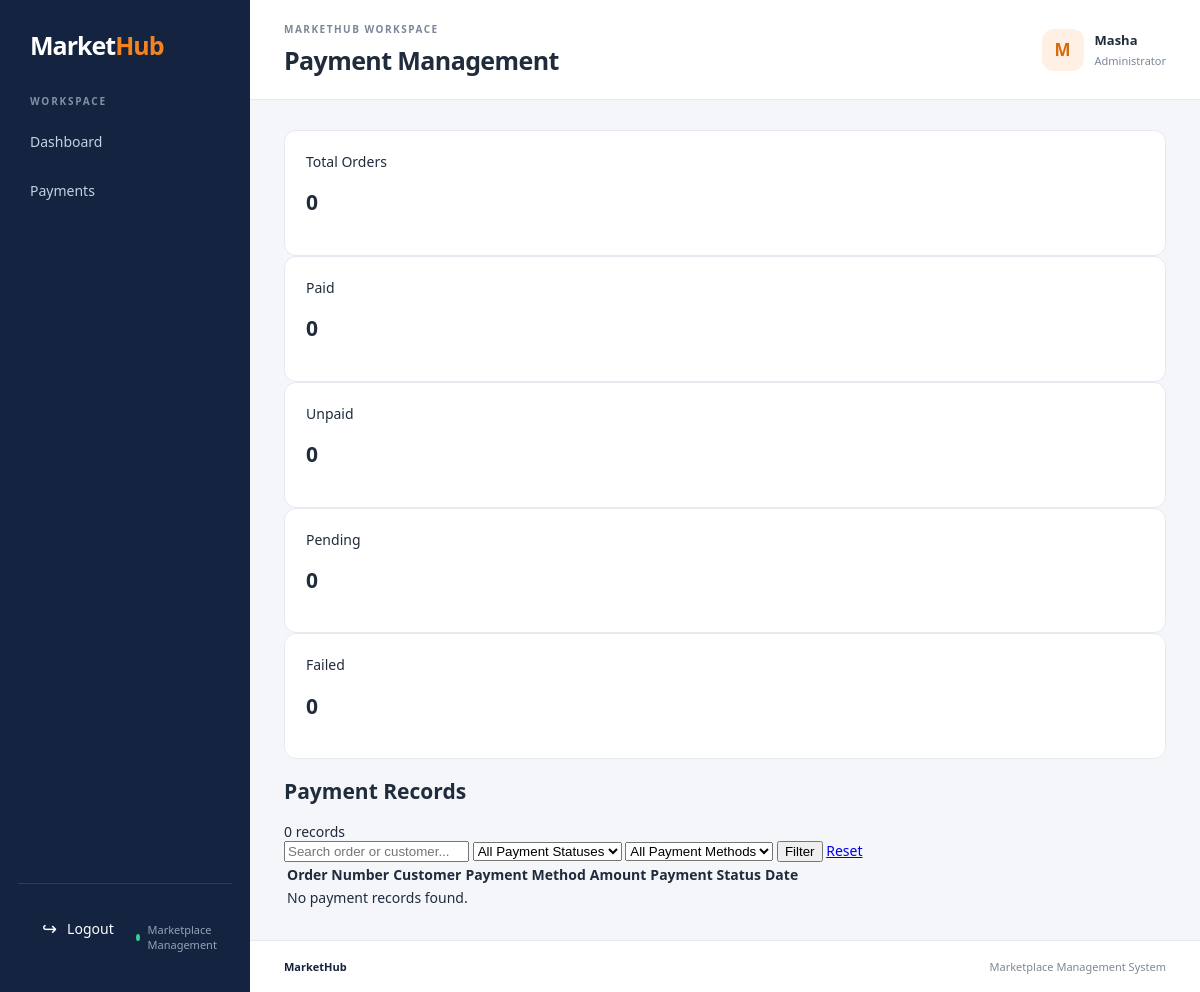
The app's page /dashboard/admin/payments/ (signed in), older data.
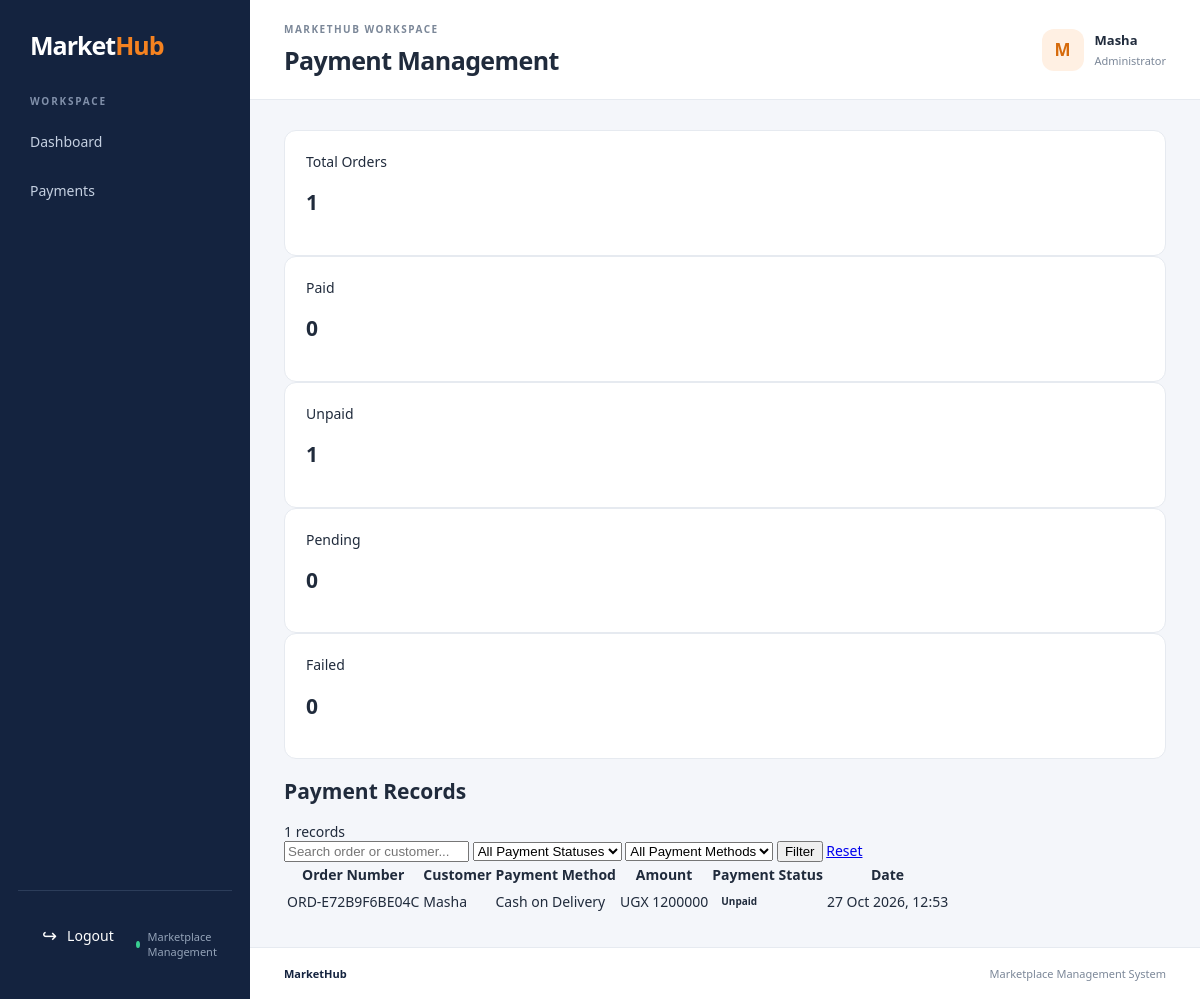
The same page, newer data.
### orders/models.py (models this page shows, shortened)
class Order(models.Model):
    class Status(models.TextChoices):
        PENDING = "PENDING", "Pending"
        CONFIRMED = "CONFIRMED", "Confirmed"
        PROCESSING = "PROCESSING", "Processing"
        SHIPPED = "SHIPPED", "Shipped"
        DELIVERED = "DELIVERED", "Delivered"
        CANCELLED = "CANCELLED", "Cancelled"
    class PaymentStatus(models.TextChoices):
        UNPAID = "UNPAID", "Unpaid"
        PENDING = "PENDING", "Payment Pending"
        PAID = "PAID", "Paid"
        FAILED = "FAILED", "Failed"
        REFUNDED = "REFUNDED", "Refunded"
    class PaymentMethod(models.TextChoices):
        CASH_ON_DELIVERY = "CASH_ON_DELIVERY", "Cash on Delivery"
        MOBILE_MONEY = "MOBILE_MONEY", "Mobile Money"
        CARD = "CARD", "Card"
    order_number = models.CharField(
        max_length=16,
        unique=True,
        default=generate_order_number,
        editable=False,
    )
    customer = models.ForeignKey(
        settings.AUTH_USER_MODEL,
        on_delete=models.PROTECT,
        related_name="orders",
    )
    status = models.CharField(
        max_length=20,
        choices=Status.choices,
        default=Status.PENDING,
    )
    payment_status = models.CharField(
        max_length=20,
        choices=PaymentStatus.choices,
        default=PaymentStatus.UNPAID,
    )
    payment_method = models.CharField(
        max_length=25,
        choices=PaymentMethod.choices,
        default=PaymentMethod.CASH_ON_DELIVERY,
    )
    shipping_full_name = models.CharField(max_length=150)
    shipping_phone = models.CharField(max_length=30)
    shipping_address = models.TextField()
    shipping_city = models.CharField(max_length=100)
    shipping_region = models.CharField(max_length=100, blank=True)
    shipping_postal_code = models.CharField(max_length=20, blank=True)
    shipping_country = models.CharField(max_length=100, default="Uganda")
    subtotal = models.DecimalField(
        max_digits=12,
        decimal_places=2,
        default=Decimal("0.00"),
        validators=[MinValueValidator(Decimal("0.00"))],
    )
    shipping_cost = models.DecimalField(
        max_digits=12,
        decimal_places=2,
        default=Decimal("0.00"),
        validators=[MinValueValidator(Decimal("0.00"))],
    )
    tax_amount = models.DecimalField(
        max_digits=12,
        decimal_places=2,
        default=Decimal("0.00"),
        validators=[MinValueValidator(Decimal("0.00"))],
    )
    total_amount = models.DecimalField(
        max_digits=12,
        decimal_places=2,
        default=Decimal("0.00"),
        validators=[MinValueValidator(Decimal("0.00"))],
    )
    customer_note = models.TextField(blank=True)
    created_at = models.DateTimeField(auto_now_add=True)
    updated_at = models.DateTimeField(auto_now=True)
    class Meta:
        ordering = ["-created_at"]
        indexes = [
            models.Index(fields=["customer", "status"]),
            models.Index(fields=["payment_status"]),
            models.Index(fields=["created_at"]),
        ]

### accounts/models.py (models this page shows, shortened)
class User(AbstractUser):
    class Role(models.TextChoices):
        CUSTOMER = "CUSTOMER", "Customer"
        VENDOR = "VENDOR", "Vendor"
    email = models.EmailField(unique=True)
    role = models.CharField(
        max_length=10,
        choices=Role.choices,
        default=Role.CUSTOMER
    )

### ecommerce/views.py (the view, shortened to what this page needs)
@login_required
@user_passes_test(is_marketplace_admin)
def payment_management(request):
    search_query = request.GET.get("q", "").strip()
    status_filter = request.GET.get("status", "").strip()
    method_filter = request.GET.get("method", "").strip()
    payments = Order.objects.select_related(
        "customer"
    ).order_by("-created_at")
    if status_filter in Order.PaymentStatus.values:
        payments = payments.filter(payment_status=status_filter)
    else:
        status_filter = ""
    if method_filter in Order.PaymentMethod.values:
        payments = payments.filter(payment_method=method_filter)
    else:
        method_filter = ""
    context = {
        "payments": payments,
        "search_query": search_query,
        "status_filter": status_filter,
        "method_filter": method_filter,
        "payment_statuses": Order.PaymentStatus.choices,
        "payment_methods": Order.PaymentMethod.choices,
        "total_payments": Order.objects.count(),
        "paid_count": Order.objects.filter(
            payment_status=Order.PaymentStatus.PAID
        ).count(),
        "unpaid_count": Order.objects.filter(
            payment_status=Order.PaymentStatus.UNPAID
        ).count(),
        "pending_count": Order.objects.filter(
            payment_status=Order.PaymentStatus.PENDING
        ).count(),
        "failed_count": Order.objects.filter(
            payment_status=Order.PaymentStatus.FAILED
        ).count(),
    }
    return render(
        request,
        "dashboards/payment_management.html",
        context
    )

### carts/context_processors.py (called while the page is built)
def cart_item_count(request):
    if not request.user.is_authenticated:
        return {"cart_item_count": 0}
    cart = Cart.objects.filter(
        user=request.user,
        status=Cart.Status.ACTIVE,
    ).first()
    if cart is None:
        return {"cart_item_count": 0}
    return {
        "cart_item_count": sum(
            item.quantity for item in cart.items.all()
        )
    }

### ecommerce/views.py (called while the page is built)
def is_marketplace_admin(user):
    return user.is_staff or user.is_superuser

### products/views.py (called while the page is built)
def navigation_categories(request):
    categories = (
        Category.objects
        .filter(is_active=True, parent__isnull=True)
        .prefetch_related("subcategories")
        .order_by("name")
    )
    return {
        "navigation_categories": categories,
    }

### templates/dashboards/payment_management.html (shortened to what this page needs)
{% extends "dashboards/base.html" %}
{% block page_heading %}Payment Management{% endblock %}
{% block user_role %}Administrator{% endblock %}
{% block sidebar_menu %}
<a href="{% url 'admin_dashboard' %}" class="sidebar-link">Dashboard</a>
<a href="{% url 'payment_management' %}" class="sidebar-link">Payments</a>
{% endblock %}
{% block content %}
<div class="dashboard-stats">
    <div class="stat-card">
        <span>Total Orders</span>
        <h2>{{ total_payments }}</h2>
    </div>
    <div class="stat-card">
        <span>Paid</span>
        <h2>{{ paid_count }}</h2>
    </div>
    <div class="stat-card">
        <span>Unpaid</span>
        <h2>{{ unpaid_count }}</h2>
    </div>
    <div class="stat-card">
        <span>Pending</span>
        <h2>{{ pending_count }}</h2>
    </div>
    <div class="stat-card">
        <span>Failed</span>
        <h2>{{ failed_count }}</h2>
    </div>
</div>
<div class="dashboard-panel">
    <div class="panel-header">
        <h2>Payment Records</h2>
        <span>{{ payments|length }} records</span>
    </div>
    <form method="get" class="management-filters">
        <input
            type="text"
            name="q"
            placeholder="Search order or customer..."
            value="{{ search_query }}"
        >
        <select name="status">
            <option value="">All Payment Statuses</option>
        </select>
        <select name="method">
            <option value="">All Payment Methods</option>
        </select>
        <button type="submit">Filter</button>
        <a href="{% url 'payment_management' %}">Reset</a>
    </form>
    <div class="management-table">
        <table>
            <thead>
                <tr>
                    <th>Order Number</th>
                    <th>Customer</th>
                    <th>Payment Method</th>
                    <th>Amount</th>
                    <th>Payment Status</th>
                    <th>Date</th>
                </tr>
            </thead>
            <tbody>
                {% for order in payments %}
                <tr>
                    <td>{{ order.order_number }}</td>
                    <td>{{ order.customer.username }}</td>
                    <td>{{ order.get_payment_method_display }}</td>
                    <td>UGX {{ order.total_amount|floatformat:0 }}</td>
                    <td>
                        <span class="status-badge">
                            {{ order.get_payment_status_display }}
                        </span>
                    </td>
                    <td>{{ order.created_at|date:"d M Y, H:i" }}</td>
                </tr>
                {% empty %}
                <tr>
                    <td colspan="6">No payment records found.</td>
                </tr>
                {% endfor %}
            </tbody>
        </table>
    </div>
</div>
{% endblock %}

Row changes from the older to the newer data that the page shows:
added Order: order_number "ORD-E72B9F6BE04C", customer.username "Masha", payment_method "Cash on Delivery", total_amount "1200000", payment_status "Unpaid", created_at "27 Oct 2026, 12:53"
Text that changed along with them:
{{ total_payments }}: "0" → "1"
{{ unpaid_count }}: "0" → "1"
{{ payments|length }}: "0" → "1"
text no longer shown: "No payment records found."
